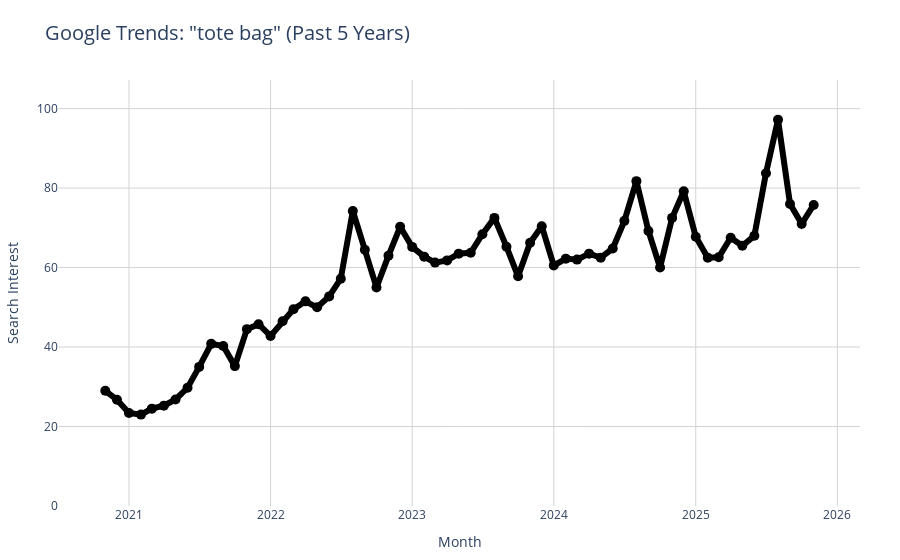

Here is the notebook cell this chart was saved with:
### Markdown cell above
### 📊 PLOT 02: GOOGLE TRENDS 5 PAST YEARS TOTE BAG

### Code cell
# PLOT 2
import pandas as pd
from pytrends.request import TrendReq
import plotly.express as px

# 1. Connect to Google Trends
pytrends = TrendReq(hl='en-US', tz=0)

# 2. Set keyword and timeframe for the past 5 years
keyword = ["tote bag"]
pytrends.build_payload(keyword, timeframe="today 5-y", geo="", gprop="")

# 3. Fetch interest over time
df = pytrends.interest_over_time()
df = df.reset_index()

# 4. Aggregate monthly
df['month'] = df['date'].dt.to_period('M')
monthly_df = df.groupby('month')[keyword].mean().reset_index()
monthly_df['month'] = monthly_df['month'].dt.to_timestamp()

# 5. Create interactive plot
fig = px.line(monthly_df, x='month', y='tote bag', markers=True,
              title='Google Trends: "tote bag" (Past 5 Years)',
              labels={'month': 'Month', 'tote bag': 'Search Interest'})

# 6. Customize colors, line thickness, and layout (black line and dots)
fig.update_traces(marker=dict(size=10, color='black'),
                  line=dict(color='black', width=6))

fig.update_layout(
    plot_bgcolor='white',
    paper_bgcolor='white',
    xaxis=dict(showline=False, showgrid=True, gridcolor='lightgray', zeroline=False),
    yaxis=dict(showline=False, showgrid=True, gridcolor='lightgray', zeroline=False,
               range=[0, monthly_df['tote bag'].max() + 10]),
    title=dict(font=dict(size=20)),
    margin=dict(l=40, r=40, t=80, b=40)
)

fig.show()

### Figure 1 — Plotly figure (JSON) as saved in the notebook; plotly's stock layout.template omitted (floating-point values rounded to 4 significant figures)
{"data": [{"hovertemplate": "Month=%{x}<br>Search Interest=%{y}<extra></extra>", "legendgroup": "", "line": {"color": "black", "dash": "solid", "width": 6}, "marker": {"color": "black", "size": 10, "symbol": "circle"}, "mode": "lines+markers", "name": "", "orientation": "v", "showlegend": false, "type": "scatter", "x": ["2020-11-01T00:00:00", "2020-12-01T00:00:00", "2021-01-01T00:00:00", "2021-02-01T00:00:00", "2021-03-01T00:00:00", "2021-04-01T00:00:00", "2021-05-01T00:00:00", "2021-06-01T00:00:00", "2021-07-01T00:00:00", "2021-08-01T00:00:00", "2021-09-01T00:00:00", "2021-10-01T00:00:00", "2021-11-01T00:00:00", "2021-12-01T00:00:00", "2022-01-01T00:00:00", "2022-02-01T00:00:00", "2022-03-01T00:00:00", "2022-04-01T00:00:00", "2022-05-01T00:00:00", "2022-06-01T00:00:00", "2022-07-01T00:00:00", "2022-08-01T00:00:00", "2022-09-01T00:00:00", "2022-10-01T00:00:00", "2022-11-01T00:00:00", "2022-12-01T00:00:00", "2023-01-01T00:00:00", "2023-02-01T00:00:00", "2023-03-01T00:00:00", "2023-04-01T00:00:00", "2023-05-01T00:00:00", "2023-06-01T00:00:00", "2023-07-01T00:00:00", "2023-08-01T00:00:00", "2023-09-01T00:00:00", "2023-10-01T00:00:00", "2023-11-01T00:00:00", "2023-12-01T00:00:00", "2024-01-01T00:00:00", "2024-02-01T00:00:00", "2024-03-01T00:00:00", "2024-04-01T00:00:00", "2024-05-01T00:00:00", "2024-06-01T00:00:00", "2024-07-01T00:00:00", "2024-08-01T00:00:00", "2024-09-01T00:00:00", "2024-10-01T00:00:00", "2024-11-01T00:00:00", "2024-12-01T00:00:00", "2025-01-01T00:00:00", "2025-02-01T00:00:00", "2025-03-01T00:00:00", "2025-04-01T00:00:00", "2025-05-01T00:00:00", "2025-06-01T00:00:00", "2025-07-01T00:00:00", "2025-08-01T00:00:00", "2025-09-01T00:00:00", "2025-10-01T00:00:00", "2025-11-01T00:00:00"], "xaxis": "x", "y": [29, 26.75, 23.4, 23, 24.5, 25.25, 26.8, 29.75, 35, 40.8, 40.25, 35.2, 44.5, 45.75, 42.8, 46.5, 49.5, 51.5, 50, 52.75, 57.2, 74.25, 64.5, 55, 63, 70.25, 65.2, 62.75, 61.25, 61.8, 63.5, 63.75, 68.4, 72.5, 65.25, 57.8, 66.25, 70.4, 60.5, 62.25, 62, 63.5, 62.5, 64.8, 71.75, 81.75, 69.2, 60, 72.5, 79.2, 67.75, 62.5, 62.6, 67.5, 65.5, 68, 83.75, 97.2, 76, 71, 75.75], "yaxis": "y"}], "layout": {"legend": {"tracegroupgap": 0}, "margin": {"b": 40, "l": 40, "r": 40, "t": 80}, "paper_bgcolor": "white", "plot_bgcolor": "white", "title": {"font": {"size": 20}, "text": "Google Trends: \"tote bag\" (Past 5 Years)"}, "xaxis": {"anchor": "y", "domain": [0, 1], "gridcolor": "lightgray", "showgrid": true, "showline": false, "title": {"text": "Month"}, "zeroline": false}, "yaxis": {"anchor": "x", "domain": [0, 1], "gridcolor": "lightgray", "range": [0, 107.2], "showgrid": true, "showline": false, "title": {"text": "Search Interest"}, "zeroline": false}}}
